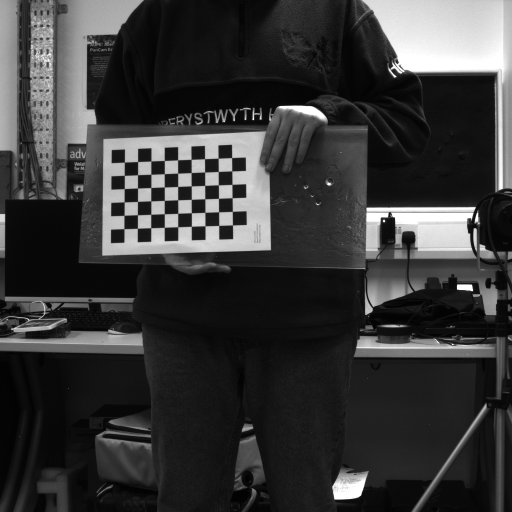
#> input picture HenryFiles/Camera Calibration/aupe-cal/c2/aupe-cal_c2_RWAC01_T00_P00_BS.png, 1024 x 1024 px, found by its file name (shown at 1/2 size)
$ python '2025_05_01-Displaying chessboard detection on image.py'
#> lines starting #> are read from the running program, lines starting #| are printed output that depends on the picture; after the words box and inside, x2 and y2 are one past the last pixel; in counts of white or black regions, pixels touching at a corner belong together
import cv2 as cv

chessboard_size = (9, 6)
file_path1 = "HenryFiles/Camera Calibration/aupe-cal/c2/aupe-cal_c2_RWAC01_T00_P00_BS.png"
file_path2 = "HenryFiles/Camera Calibration/aupe-cal/c2/aupe-cal_c2_LWAC01_T00_P00_BS.png"
def display_chessboard_detection(image_file_path):
    img = cv.imread(image_file_path)
#> img is the input picture: shape (1024, 1024, 3); min 0, max 255, mean 56.3
    gray = cv.cvtColor(img, cv.COLOR_BGR2GRAY)
    ret, corners = cv.findChessboardCorners(gray, chessboard_size, None)
#> ret = True; corners = 54 rows, first 8: [249.3, 324.6], [275.6, 323.6], [302.4, 322.5], [329.1, 321.5], [355.6, 320.3], [382.6, 319.2], [409.6, 317.9], [436.6, 316.7]
    if ret:
        img = cv.drawChessboardCorners(img, chessboard_size, corners, ret)
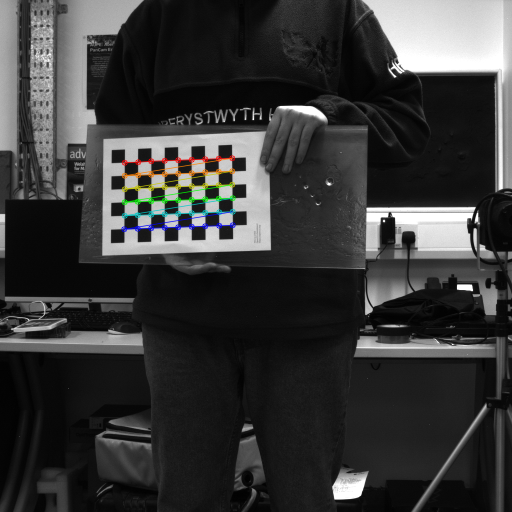
#> img: shape (1024, 1024, 3) (shown at 1/2 size); 1.06% of pixels changed, all inside (x1, y1, x2, y2) = (242, 310, 472, 465)
        cv.namedWindow("Chessboard Detection", cv.WINDOW_NORMAL)
        cv.resizeWindow("Chessboard Detection", 700, 700)
        cv.setWindowProperty("Chessboard Detection", cv.WND_PROP_ASPECT_RATIO, cv.WINDOW_KEEPRATIO)
        cv.imshow('Chessboard Detection', img)
        cv.waitKey(0)
        cv.destroyAllWindows()

display_chessboard_detection(file_path1)
display_chessboard_detection(file_path2)
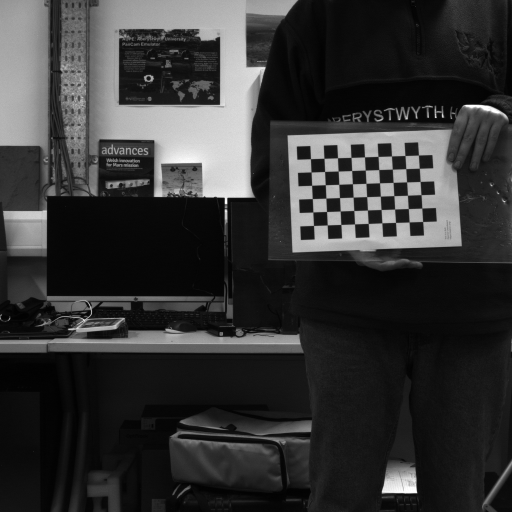
#> input picture HenryFiles/Camera Calibration/aupe-cal/c2/aupe-cal_c2_LWAC01_T00_P00_BS.png, 1024 x 1024 px, found by its file name (shown at 1/2 size)
#> in display_chessboard_detection, img is the input picture: shape (1024, 1024, 3); min 0, max 255, mean 52.5
#> in display_chessboard_detection (call 2), `ret, corners = cv.findChessboardCorners(gray, chessboard_size, None)`: corners = 54 rows, first 8: [621.4, 317.9], [648.5, 316.9], [675.5, 316.1], [702.5, 315.3], [729.5, 314.3], [756.5, 313.4], [783.5, 312.5], [810.4, 311.5]
#> in display_chessboard_detection (call 2), `img = cv.drawChessboardCorners(img, chessboard_size, corners, ret)`:
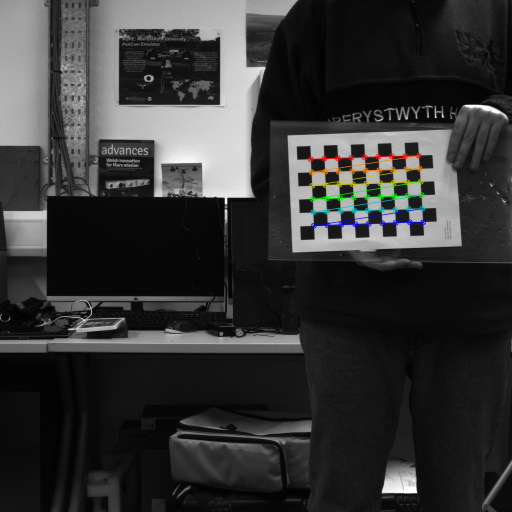
#> img: shape (1024, 1024, 3) (shown at 1/2 size); 1.06% of pixels changed, all inside (x1, y1, x2, y2) = (615, 305, 853, 458)
